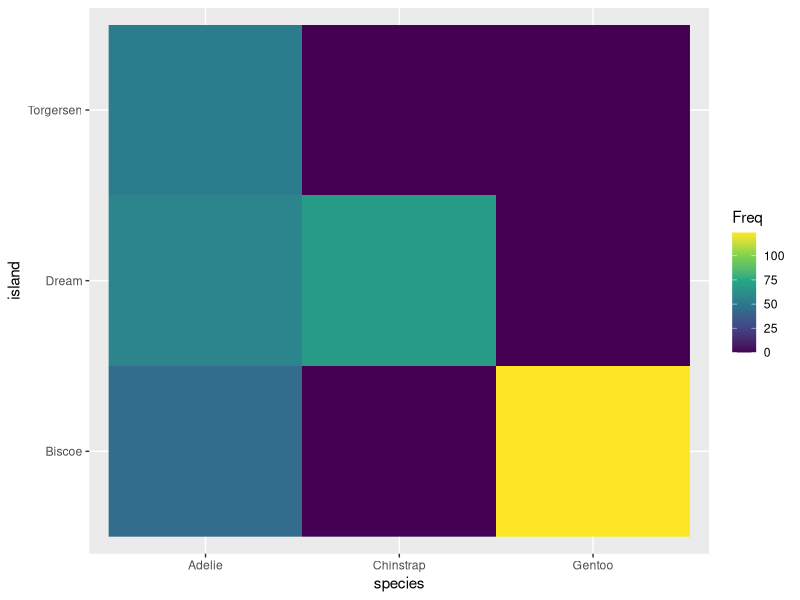

Recreate this plot in R.
## ---- chunk 1
library(tidyverse)
df = penguins %>% 
  select(species, island) %>% 
  table() %>% 
  as.data.frame

ggplot(data = df) +
  geom_raster(aes(x = species, y = island, fill = Freq)) +
  scale_fill_viridis_c()
